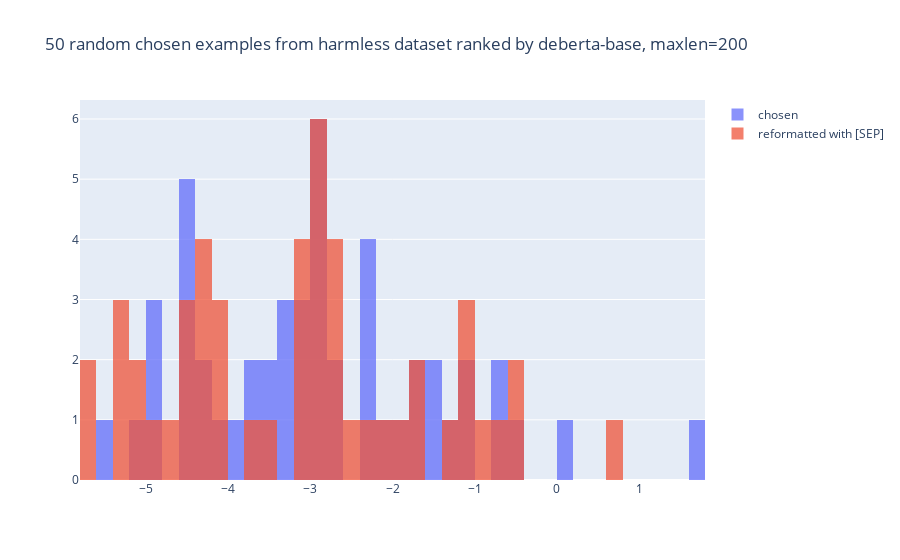

Notebook source saved alongside this figure:
### Code cell
plot_two_histograms(score2.flatten(), score_reformated_chosen.flatten(), "50 random chosen examples from harmless dataset ranked by deberta-base, maxlen=200", xname_1="chosen", xname_2="reformatted with [SEP]")

### Figure 1 — Plotly figure (JSON) as saved in the notebook; plotly's stock layout.template omitted (floating-point values rounded to 4 significant figures)
{"data": [{"name": "chosen", "opacity": 0.75, "type": "histogram", "x": [-2.886, -2.679, -3.364, -0.6845, -4.991, -5.024, -4.907, -4.57, -4.529, -4.273, -1.719, -2.797, -2.883, -4.295, -2.849, -2.829, -4.575, -2.339, -2.972, -3.226, -0.5125, -1.332, -1.501, -4.857, -3.537, -3.668, -4.55, -0.6068, -4.11, -1.096, -4.531, -1.409, 1.676, -3.468, -2.148, -3.038, -1.738, -3.899, -2.377, -3.786, -3.002, -3.193, -1.903, -1.045, -2.355, -3.229, -5.514, -2.936, 0.07404, -2.394], "xbins": {"end": 4, "size": 0.2, "start": -6}}, {"name": "reformatted with [SEP]", "opacity": 0.75, "type": "histogram", "x": [-4.097, -2.679, -2.901, -1.086, -4.318, -5.024, -5.799, -4.185, -4.139, -4.488, -1.719, -2.969, -5.376, -5.271, -3.054, -2.829, -4.575, -2.339, -3.031, -3.006, -0.5125, -1.369, -1.163, -5.02, -4.471, -3.774, -4.768, -1.122, -4.975, -0.7076, -4.332, -2.814, 0.6396, -3.448, -2.148, -4.349, -1.738, -5.318, -2.675, -4.388, -2.972, -2.919, -1.903, -0.8037, -2.709, -3.168, -5.699, -2.737, -0.4504, -2.402], "xbins": {"end": 4, "size": 0.2, "start": -6}}], "layout": {"barmode": "overlay", "title": {"text": "50 random chosen examples from harmless dataset ranked by deberta-base, maxlen=200"}}}
